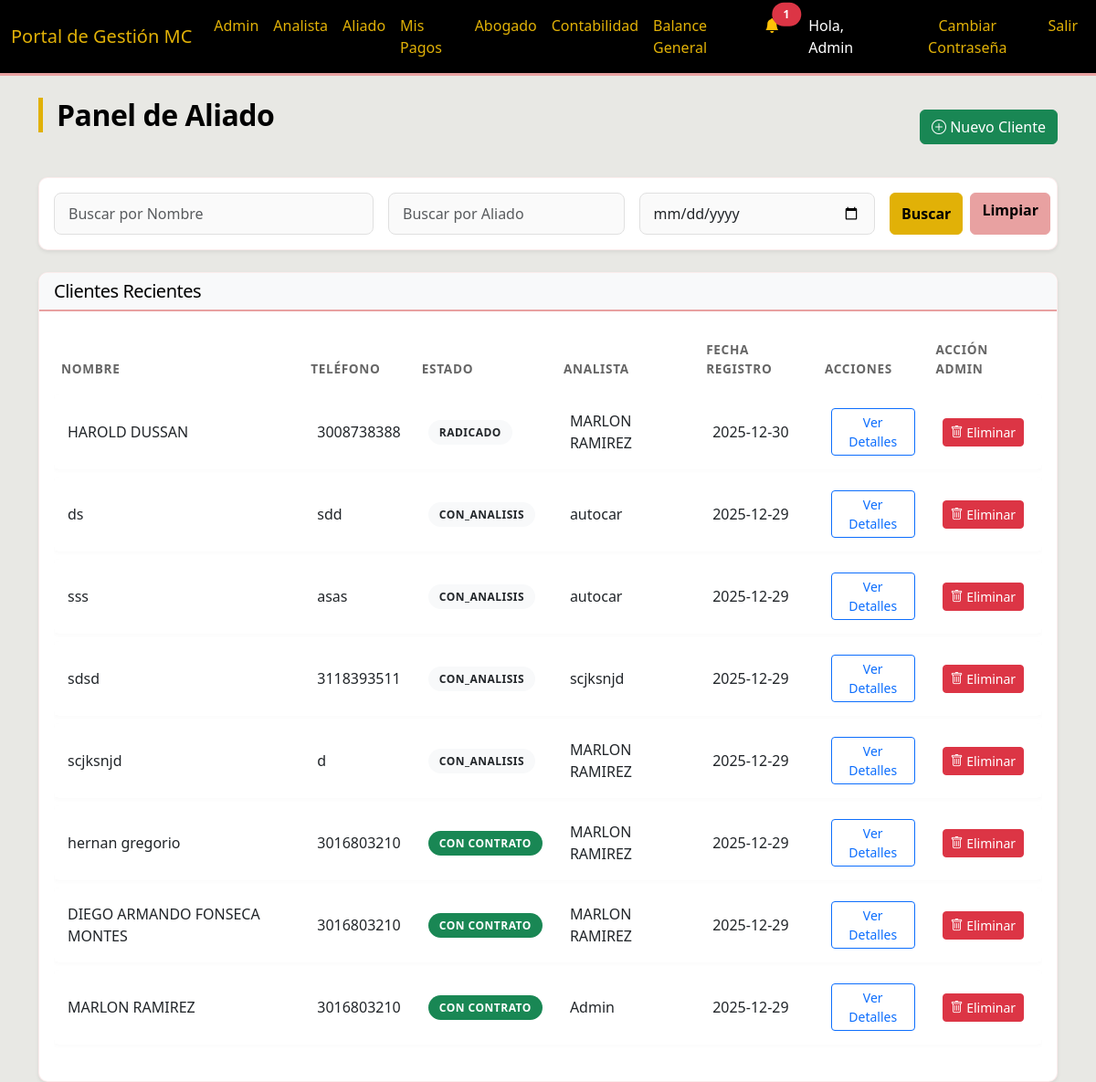
/aliados (signed in), run on an earlier commit of the app's database.
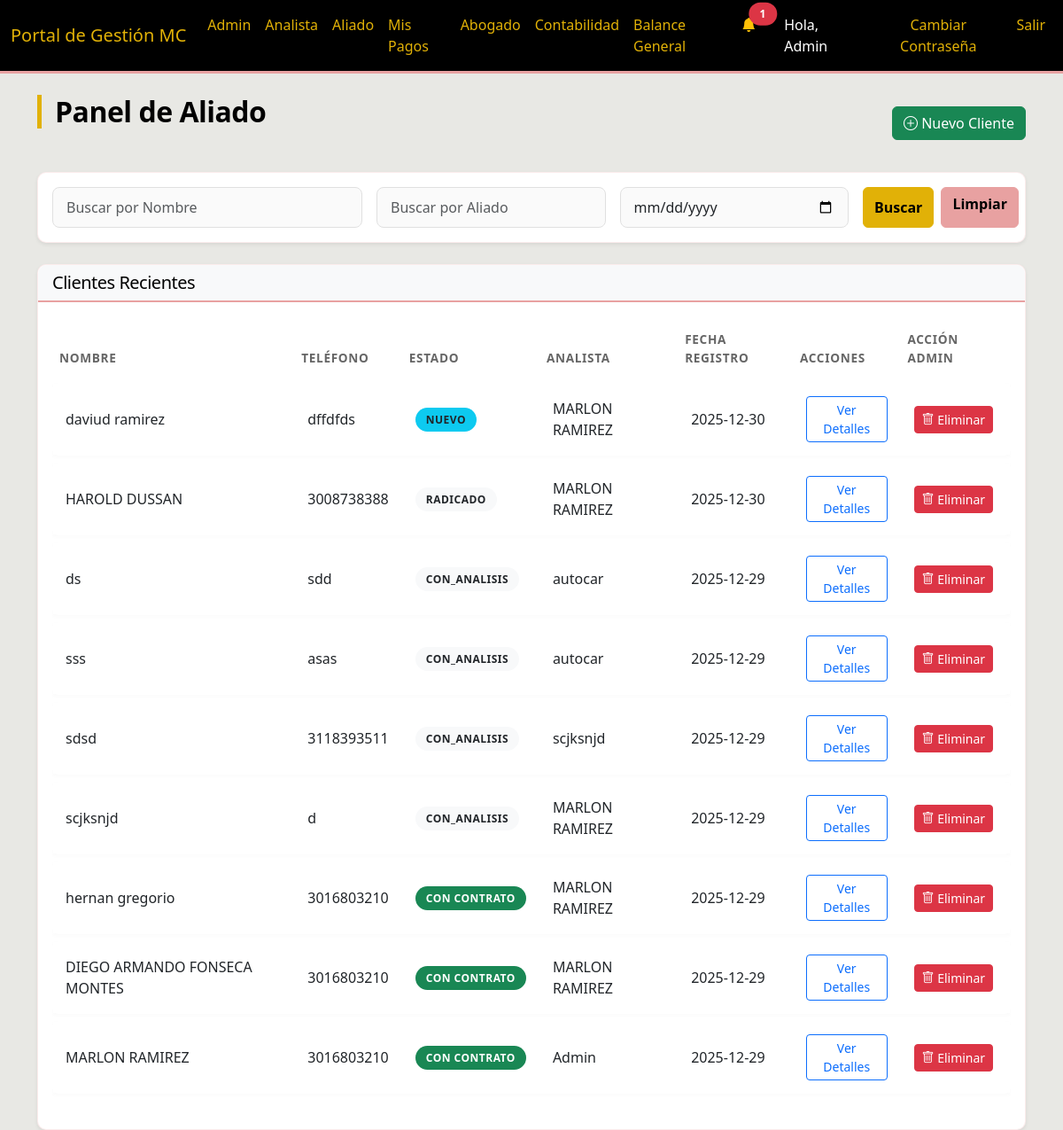
And on a later commit of the database.
### models.py (models this page shows)
class Client(db.Model):
    id = db.Column(db.Integer, primary_key=True)
    nombre = db.Column(db.String(100))
    tipo_id = db.Column(db.String(20))
    numero_id = db.Column(db.String(20))
    contract_number = db.Column(db.String(50), nullable=True, unique=True)
    telefono = db.Column(db.String(20), nullable=False)
    email = db.Column(db.String(120))
    ciudad = db.Column(db.String(50))
    motivo_consulta = db.Column(db.Text)
    estado = db.Column(db.String(50), default=ClientStatus.NUEVO) # Use keys from ClientStatus
    analista_id = db.Column(db.Integer, db.ForeignKey('user.id'))
    abogado_id = db.Column(db.Integer, db.ForeignKey('user.id'))
    created_at = db.Column(db.DateTime, default=datetime.utcnow)
    conclusion_analisis = db.Column(db.Text) # New field for analysis conclusion
    last_status_update = db.Column(db.DateTime, default=datetime.utcnow) # New field for last status update
    login_user_id = db.Column(db.Integer, db.ForeignKey('user.id'), nullable=True) # Link to User
    analista = db.relationship('User', foreign_keys=[analista_id], backref='clientes_registrados')
    login_user = db.relationship('User', foreign_keys=[login_user_id], backref='client_profile')

class User(UserMixin, db.Model):
    id = db.Column(db.Integer, primary_key=True)
    nombre_completo = db.Column(db.String(100), nullable=False)
    telefono = db.Column(db.String(20))
    email = db.Column(db.String(120), unique=True, nullable=False)
    rol = db.Column(db.String(20), nullable=False)  # 'Admin', 'Analista', 'Abogado', 'Aliado'
    password = db.Column(db.String(200)) # Added password for auth
    payments = db.relationship('AllyPayment', backref='ally', lazy=True)

### routes/aliados.py (the view)
@aliados_bp.route('/aliados')
@login_required
def aliados_dashboard():
    if current_user.rol not in ['Aliado', 'Admin']:
        return redirect(url_for('main.index'))
    nombre = request.args.get('nombre')
    analista = request.args.get('analista')
    fecha = request.args.get('fecha')
    query = Client.query
    if current_user.rol == 'Aliado':
        query = query.filter(Client.analista_id == current_user.id)
    if nombre:
        query = query.filter(Client.nombre.ilike(f'%{nombre}%'))
    if analista: # This filter might be redundant for Aliado if they can only see theirs, but kept for Admin
        query = query.join(Client.analista).filter(User.nombre_completo.ilike(f'%{analista}%'))
    if fecha:
        query = query.filter(func.date(Client.created_at) == fecha)
    clients = query.order_by(Client.created_at.desc()).all()
    return render_template('aliados/dashboard.html',
                           clients=clients)

### app.py (called while the page is built)
@login_manager.user_loader
def load_user(user_id):
    return User.query.get(int(user_id))

### templates/aliados/dashboard.html (shortened to what the changed rows need)
{% extends "base.html" %}
{% block content %}
<div class="d-flex justify-content-between align-items-center mb-4">
    <h2>Panel de Aliado</h2>
</div>
<div class="card shadow-sm">
    <div class="card-body">
        <div class="table-responsive">
            <table class="table table-hover">
                <thead>
                    <tr>
                        <th>Nombre</th>
                        <th>Teléfono</th>
                        <th>Estado</th>
                        <th>Analista</th>
                        <th>Fecha Registro</th>
                        <th>Acciones</th>
                        {% if current_user.rol == 'Admin' %}
                        <th>Acción Admin</th>
                        {% endif %}
                    </tr>
                </thead>
                <tbody>
                    {% for client in clients %}
                    <tr>
                        <td>{{ client.nombre }}</td>
                        <td>{{ client.telefono }}</td>
                        <td>
                            {% if client.estado == 'Nuevo' %}
                            <span class="badge bg-info text-dark">Nuevo</span>
                            {% elif client.estado == 'Informacion_Incompleta' %}
                            <span class="badge bg-warning text-dark">Incompleto</span>
                            {% elif client.estado == 'Pendiente' %}
                            <span class="badge bg-secondary">Pendiente</span>
                            {% elif client.estado == 'Pendiente_Analisis' %}
                            <span class="badge bg-primary">Pendiente Análisis</span>
                            {% elif client.estado == 'Con_Contrato' %}
                            <span class="badge bg-success">Con Contrato</span>
                            {% else %}
                            <span class="badge bg-light text-dark">{{ client.estado }}</span>
                            {% endif %}
                        </td>
                        <td>{{ client.analista.nombre_completo if client.analista else '-' }}</td>
                        <td>{{ client.created_at.strftime('%Y-%m-%d') }}</td>
                        <td class="d-flex gap-1">
                            <a href="{{ url_for('main.client_detail', client_id=client.id) }}"
                                class="btn btn-sm btn-outline-primary">Ver Detalles</a>
                        </td>
                        {% if current_user.rol == 'Admin' %}
                        <td>
                            <form action="{{ url_for('admin.delete_client', client_id=client.id) }}" method="POST"
                                class="d-inline">
                                <button type="submit" class="btn btn-danger btn-sm"
                                    onclick="return confirm('¿ESTÁ SEGURO? Esta acción borrará al cliente y TODOS sus documentos, pagos e historial permanentemente.');">
                                    <i class="bi bi-trash"></i> Eliminar
                                </button>
                            </form>
                        </td>
                        {% endif %}
                    </tr>
                    {% else %}
                    <tr>
                        <td colspan="6" class="text-center text-muted">No se encontraron clientes.</td>
                    </tr>
                    {% endfor %}
                </tbody>
            </table>
        </div>
    </div>
</div>
{% endblock %}

What changed in the data, as far as the page shows it:
added Client: nombre "daviud ramirez", telefono "dffdfds", estado "NUEVO", analista "MARLON RAMIREZ", created_at "2025-12-30"
